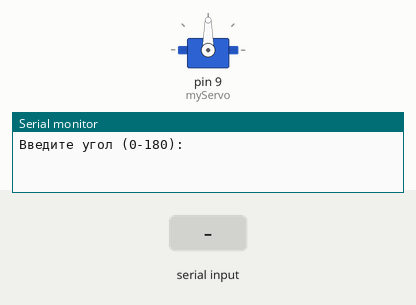
This sketch was run on a simulated Arduino Uno, built with avr-gcc and run on an emulated ATmega328P. Parts: servo, the last lines printed to the serial monitor. The test bench sets the inputs (shaded band).

Above: at 1.2 s.
1.3 s: "30,150\n" received over Serial
At 2.1 s:
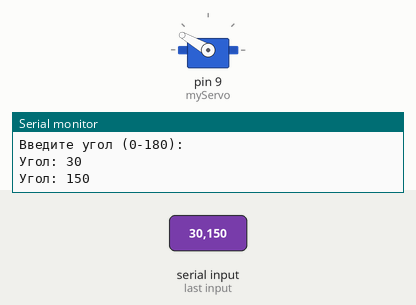
At 3.5 s:
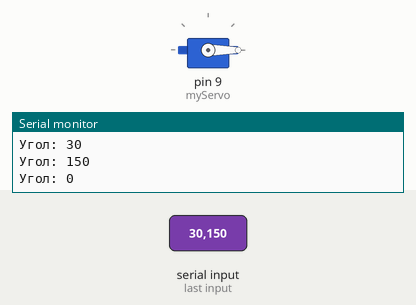
3.8 s: "90,45\n" received over Serial
At 4.6 s:
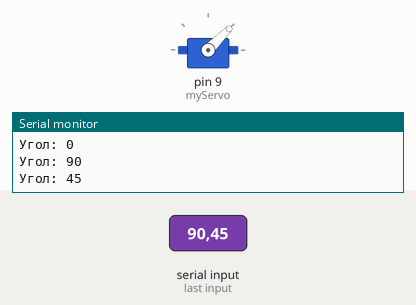
Timing chart, 0 to 6.8 s (numbered marks = the images above; inputs shaded):
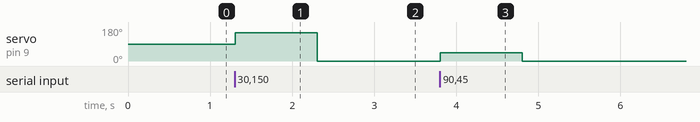

The sketch:

sketch.ino
```cpp
#include <Servo.h>  // Библиотека для работы с сервоприводом
Servo myServo;  // Объект сервопривода
void setup() {
  Serial.begin(9600);       // Запуск Serial порта
  myServo.attach(9);        // Сервопривод подключён к пину 9
  myServo.write(90);        // Начальное положение — 90 градусов
  Serial.println("Введите угол (0-180):");
}
void loop() {
  if (Serial.available()) {         // Если есть данные в Serial
    int angle = Serial.parseInt();  // Считываем число
    if (angle >= 0 && angle <= 180) {
      myServo.write(angle);         // Поворачиваем сервопривод
      Serial.print("Угол: ");
      Serial.println(angle);        // Выводим угол в Serial
    } else {
      Serial.println("Ошибка: введите 0-180");  // Неверный диапазон
    }
  }
}
```

Measured:
- after the input at 1.3 s, servo on pin 9 (myServo): 90° → 150° at once, → 0° 1.0 s later
- after the input at 3.8 s, servo on pin 9 (myServo): 0° → 45° at once, → 0° 1.0 s later
